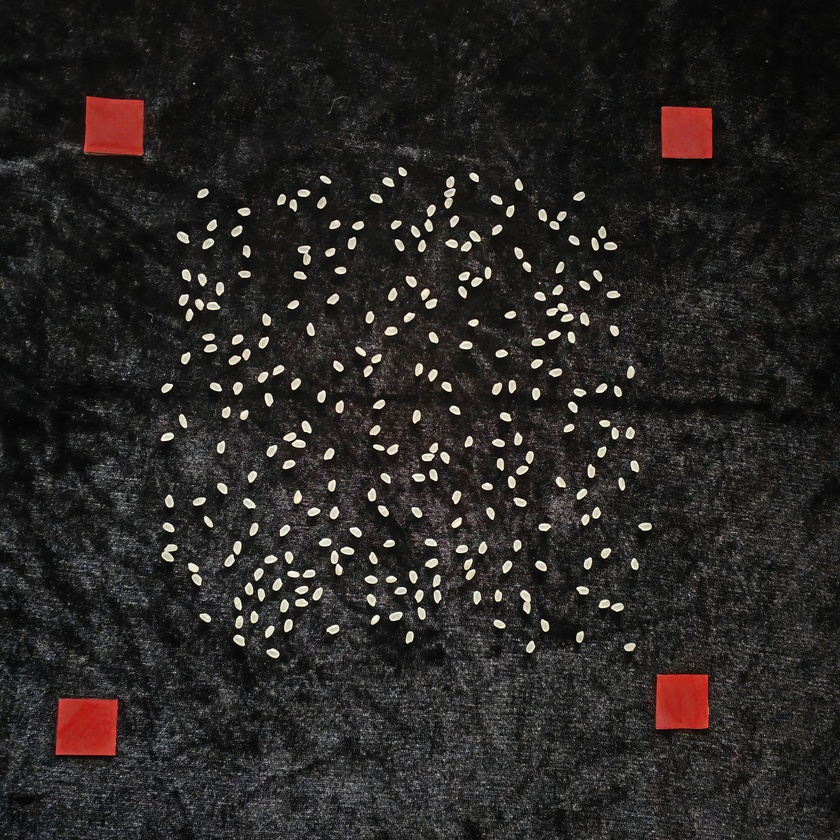
#> input picture 2025.1/Data_gjy/origin_img/zhengmi5.jpg, 840 x 840 px, shrunk from 3072 x 3072 before the run, found by its file name
$ jupyter execute test.ipynb
#> lines starting #> are read from the running program, lines starting #| are printed output that depends on the picture; after the words box and inside, x2 and y2 are one past the last pixel; in counts of white or black regions, pixels touching at a corner belong together
#> further down, src is the input picture: shape (840, 840, 3); mean B, G, R 37, 38.6, 41.7
### 2025.1/fengge_code/picture_jiaozheng.py
import cv2
import numpy as np


def jiaozheng(img):

    hsv_img = cv2.cvtColor(img, cv2.COLOR_BGR2HSV)
#> hsv_img: shape (840, 840, 3); mean H, S, V 32.3, 24.4, 42.1

    # 设置红色阈值
    lower_red1 = np.array([0, 50, 50])
    upper_red1 = np.array([10, 255, 255])
    mask1 = cv2.inRange(hsv_img, lower_red1, upper_red1)
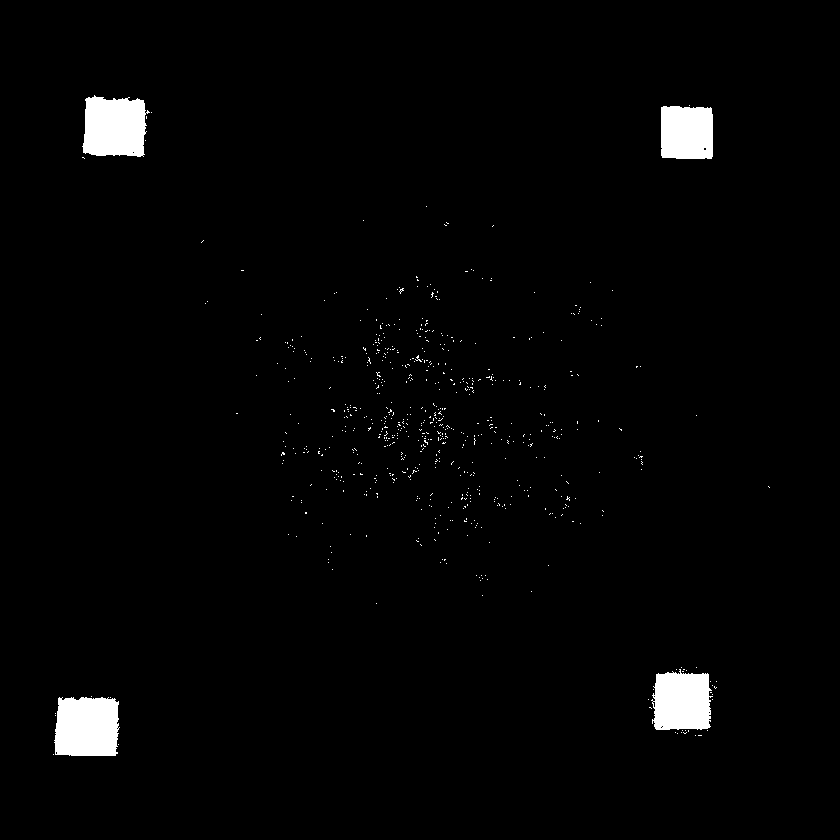
#> mask1: shape (840, 840); 2% white; 666 white regions (662 under 20 px), largest, box (x1, y1, x2, y2) and area: (54, 697, 120, 756) 3536, (82, 95, 150, 157) 3421, (651, 669, 713, 730) 3101, (661, 106, 713, 159) 2672

    lower_red2 = np.array([170, 50, 50])
    upper_red2 = np.array([180, 255, 255])
    mask2 = cv2.inRange(hsv_img, lower_red2, upper_red2)
#> mask2: shape (840, 840); 0.04% white in thin lines or dots, all inside (x1, y1, x2, y2) = (55, 96, 718, 754)

    # 合并所有红色区域
    mask = mask1 + mask2
#> mask: shape (840, 840); 2% white; 713 white regions (709 under 20 px)

    # 寻找红色标记的轮廓
    contours, _ = cv2.findContours(mask, cv2.RETR_TREE, cv2.CHAIN_APPROX_SIMPLE)
#> contours = 720 contours, 716 with area under 20; largest, box (x1, y1, x2, y2) and area: (54, 697, 120, 756) 3471, (81, 95, 150, 157) 3368, (651, 669, 713, 730) 2982, (661, 105, 713, 159) 2602
    centers = []

    # 假设最大的四个区域是红色标记点
    for cnt in sorted(contours, key=cv2.contourArea, reverse=True)[:4]:
        M = cv2.moments(cnt)
        if M["m00"] != 0:
            cx = int(M["m10"] / M["m00"])
            cy = int(M["m01"] / M["m00"])
            centers.append([cx, cy])
#> this loop made 4 passes
#> (cx, cy) on passes 1 to 4: (86, 726), (114, 126), (681, 701), (686, 132)
#> after the loop, centers = [[86, 726], [114, 126], [681, 701], [686, 132]]

    # 确保找到了四个标记点
    if len(centers) != 4:
        raise ValueError("未能找到四个红色标记点")

    # 转换点可能需要排序以匹配目标图像的角
    centers = np.array(centers, dtype="float32")

    # 对找到的四个点进行排序
    # 按y坐标排序
    centers = centers[np.argsort(centers[:, 1])]
#> centers = [[114, 126], [686, 132], [681, 701], [86, 726]]

    # 选择上面的两个点，并按x坐标排序
    top_two = centers[:2][np.argsort(centers[:2][:, 0])]
#> top_two = [[114, 126], [686, 132]]
    # 选择下面的两个点，并按x坐标排序
    bottom_two = centers[2:][np.argsort(centers[2:][:, 0])]
#> bottom_two = [[86, 726], [681, 701]]

    # 合并排序后的四个点
    sorted_centers = np.array([top_two[0], top_two[1], bottom_two[0], bottom_two[1]], dtype="float32")
#> sorted_centers = [[114, 126], [686, 132], [86, 726], [681, 701]]

    # 目标点（图像的四个角）
    H_rows, W_cols = img.shape[:2]
#> H_rows = 840; W_cols = 840
    pts2 = np.float32([[0, 0], [W_cols, 0], [0, H_rows], [W_cols, H_rows]])
#> pts2 = [[0, 0], [840, 0], [0, 840], [840, 840]]

    # 计算透视变换矩阵
    M = cv2.getPerspectiveTransform(sorted_centers, pts2)
#> M = [[1.39, 0.0649, -166.8], [-0.0152, 1.45, -181.2], [-8.81e-05, 6.2e-05, 1]]
    dst = cv2.warpPerspective(img, M, (W_cols, H_rows))

    return dst

    # [6 lines of commented-out code are left out]

### 2025.1/fengge_code/test.ipynb
[cell 1]
from PIL import Image
import cv2
import numpy as np
import picture_jiaozheng
from matplotlib import pyplot as plt

[cell 2]
def sharpen_image(image):
    # 锐化滤波器的选择，可以做对比图
    kernel = np.array([[0, -1, 0],
                       [-1, 5, -1],
                       [0, -1, 0]])
    sharpened = cv2.filter2D(image, -1, kernel)
    return sharpened

[cell 3]
src = cv2.imread('D:\Data\GJY\Paper1\Paper-Rice\Paper1\Data_gjy\origin_img\\zhengmi5.jpg')
src_corrected = picture_jiaozheng.jiaozheng(src)

[cell 4]
image=src_corrected

edge_margin = 280  # 可以根据需要调整，距离边缘50像素内的轮廓将被忽略
height, width = image.shape[:2]
#> height = 840; width = 840
# 假设要裁剪的区域是：
# 上边界y1, 下边界y2, 左边界x1, 右边界x2
y1, y2 = edge_margin, height - edge_margin  # 高度范围
#> y1 = 280; y2 = 560
x1, x2 = edge_margin, width - edge_margin  # 宽度范围
#> x1 = 280

# 使用 NumPy 切片进行裁剪
cropped_image = image[y1:y2, x1:x2]


src = cropped_image.copy()
# cv2.imshow("src", src)
plt.imshow(src)
plt.show()

[cell 5]
# 边缘保留滤波EPF 去噪，，新加调整sr的值
blur = cv2.pyrMeanShiftFiltering(cropped_image, sp=21, sr=20)
plt.imshow(blur)
plt.show()

[cell 6]
# 转成灰度图像
gray = cv2.cvtColor(blur, cv2.COLOR_BGR2GRAY)
# 得到二值图像区间阈值
ret, binary = cv2.threshold(gray, 0, 255, cv2.THRESH_BINARY + cv2.THRESH_OTSU)
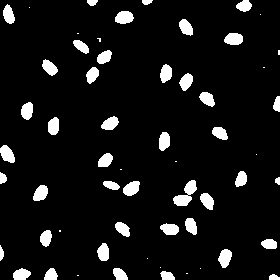
#> binary: shape (280, 280); 7.9% white; 58 white regions (15 under 20 px), largest, box (x1, y1, x2, y2) and area: (173, 180, 197, 206) 304, (115, 11, 134, 24) 193, (224, 33, 243, 45) 187
#> ret = 122
plt.imshow(binary)
plt.show()

[cell 7]
# 形态学操作，细化物体边缘
kernel = np.ones((3, 3), np.uint8)
binary = cv2.morphologyEx(binary, cv2.MORPH_OPEN, kernel, iterations=5)
#> binary: shape (280, 280); 0.48% white; 4 white regions, box (x1, y1, x2, y2) and area: (119, 12, 130, 23) 121, (14, 271, 26, 280) 107, (45, 273, 57, 280) 83, (162, 274, 173, 280) 66
plt.imshow(binary)
plt.show()

[cell 8]
# 距离变换
dist = cv2.distanceTransform(binary, cv2.DIST_L2, 5)
dist_out = cv2.normalize(dist, dist, 0, 1.0, cv2.NORM_MINMAX)
plt.imshow(dist_out*100)
plt.show()

[cell 9]
# 调整阈值以获得更精确的分割
ret, surface = cv2.threshold(dist_out, 0.5 * dist_out.max(), 255, cv2.THRESH_BINARY)
#> surface: shape (280, 280) float32; 0.13% white; 4 white regions (1 under 20 px), largest, box (x1, y1, x2, y2) and area: (17, 274, 23, 280) 36, (122, 15, 127, 20) 25, (48, 276, 54, 280) 24
surface = np.uint8(surface)
plt.imshow(surface)
plt.show()

[cell 10]
# 确定前景区域
sure_fg = surface
plt.imshow(sure_fg)
plt.show()

[cell 11]
# Marker labelling
ret, markers = cv2.connectedComponents(sure_fg)
#> markers: shape (280, 280) int32; 5 distinct labels, from 0 to 4
#> ret = 5
markers = markers + 1
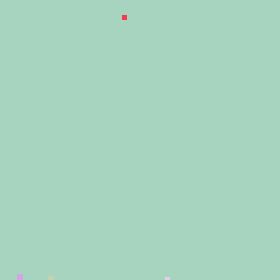
#> markers: shape (280, 280) int32; 5 distinct labels, from 1 to 5; one colour per label, 0 black

# 形态学操作来确定背景
sure_bg = cv2.dilate(binary, kernel, iterations=3)
#> sure_bg: shape (280, 280); 1.1% white; 4 white regions, box (x1, y1, x2, y2) and area: (116, 9, 133, 26) 289, (11, 268, 29, 280) 215, (42, 270, 60, 280) 179, (159, 271, 176, 280) 153
unknown = cv2.subtract(sure_bg, sure_fg)
#> unknown: shape (280, 280); 0.94% white; 4 white regions, box (x1, y1, x2, y2) and area: (116, 9, 133, 26) 264, (11, 268, 29, 280) 179, (42, 270, 60, 280) 155, (159, 271, 176, 280) 138
plt.imshow(unknown)
plt.show()

[cell 12]
# 未知区域标记为0
markers[unknown == 255] = 0
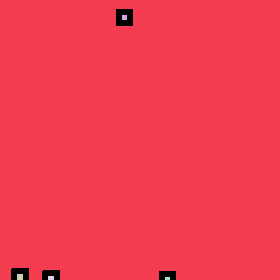
#> markers: shape (280, 280) int32; 6 distinct labels, from 0 to 5; one colour per label, 0 black
markers_show = np.uint8(markers)
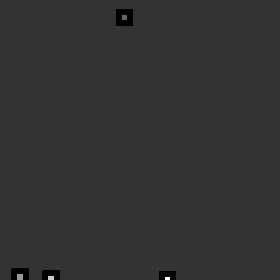
#> markers_show: shape (280, 280); min 0, max 5, mean 0.994; drawn with min black and max white
plt.imshow(markers_show*100)
plt.show()
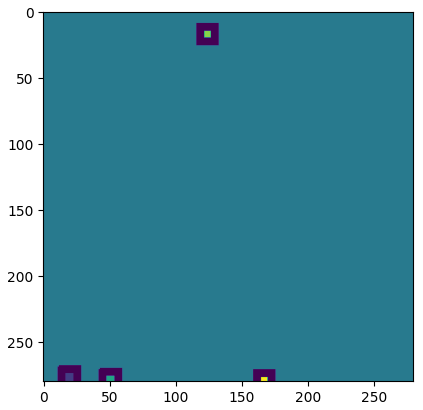
#> figure drawn by matplotlib, 1 panel

[cell 13]
# 分水岭算法分割
markers = cv2.watershed(cropped_image, markers)
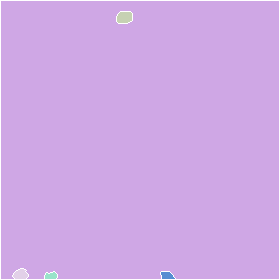
#> markers: shape (280, 280) int32; 6 distinct labels, from -1 to 5; one colour per label, 0 black, -1 white
cropped_image[markers == -1] = [255, 0, 0]
#> cropped_image: shape (280, 280, 3); mean B, G, R 51.6, 50.7, 56.2

[cell 14]
# 使用不同颜色标记分割的区域
min_val, max_val, min_loc, max_loc = cv2.minMaxLoc(markers)
#> min_val = -1; max_val = 5; min_loc = (0, 0); max_loc = (161, 272)
markers_8u = np.uint8(markers)
colors = [(255, 0, 0), (0, 255, 0), (0, 0, 255), (255, 255, 0),
            (255, 0, 255), (0, 255, 255), (255, 128, 0), (255, 0, 128),
            (128, 255, 0), (128, 0, 255), (255, 128, 128), (128, 255, 255)]

[cell 15]
# 创建目录来保存分割后的物体
import os
save_dir = 'D:\Data\GJY\Paper1\Paper-Rice\Paper1\Data_gjy\Data\\train\\origin'
if not os.path.exists(save_dir):
    os.makedirs(save_dir)

object_count = 0  #原来是0
for i in range(2, int(max_val + 1)):
    ret, thres1 = cv2.threshold(markers_8u, i - 1, 255, cv2.THRESH_BINARY)
    ret2, thres2 = cv2.threshold(markers_8u, i, 255, cv2.THRESH_BINARY)
    mask = thres1 - thres2
    # cv2.imshow('mask', mask)
    contours, hierarchy = cv2.findContours(mask, cv2.RETR_EXTERNAL, cv2.CHAIN_APPROX_NONE)
    if contours:
        # 使用掩码提取单个目标物体
        mask_3ch = cv2.merge([mask, mask, mask])
        isolated_object = cv2.bitwise_and(src, mask_3ch)
        x, y, w, h = cv2.boundingRect(contours[0])
        segmented_object = isolated_object[y:y + h, x:x + w]
        cv2.imwrite(f"{save_dir}/{object_count}.png", segmented_object)
        object_count += 1

        cv2.drawContours(cropped_image, contours, -1, colors[(i - 2) % 12], -1)
        M = cv2.moments(contours[0])
        if M['m00'] != 0:
            cx = int(M['m10'] / M['m00'])
            cy = int(M['m01'] / M['m00'])  # 轮廓重心
            cv2.drawMarker(cropped_image, (cx, cy), (0, 0, 255), 1, 10, 2)
            cv2.drawMarker(src, (cx, cy), (0, 0, 255), 1, 10, 2)
#> this loop made 4 passes
#> (x, y, w, h, cx, cy) on passes 1 to 4: (117, 12, 15, 11, 124, 16), (13, 269, 15, 10, 20, 274), (45, 272, 12, 7, 50, 275), (161, 272, 14, 7, 166, 275)
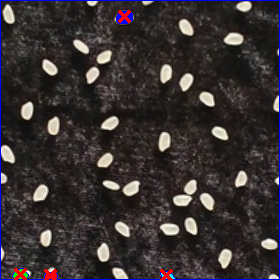
#> cropped_image: shape (280, 280, 3); mean B, G, R 50.6, 49.7, 56.2
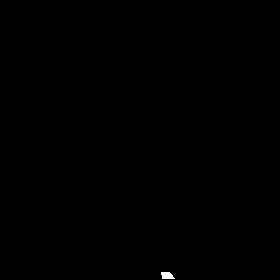
#> mask: shape (280, 280); 0.1% white; 1 white region, box (x1, y1, x2, y2) and area: (161, 272, 175, 279) 77
#> src: shape (280, 280, 3)
#> after the loop, object_count = 4

cv2.putText(src, "count=%d" % (int(max_val - 1)), (220, 30), 0, 1, (0, 255, 0), 2)
#> src: shape (280, 280, 3); mean B, G, R 47.6, 51.9, 57.5
cv2.putText(cropped_image, "count=%d" % (int(max_val - 1)), (220, 30), 0, 1, (0, 255, 0), 2)
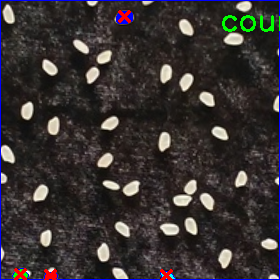
#> cropped_image: shape (280, 280, 3); 0.48% of pixels changed, all inside (x1, y1, x2, y2) = (222, 15, 280, 32)
# cv2.imshow('regions', cropped_image)
plt.imshow(cropped_image)
plt.show()

$ run again, with 2025.1/Data_gjy/origin_img/zhengmi3.jpg copied over 2025.1/Data_gjy/origin_img/zhengmi5.jpg
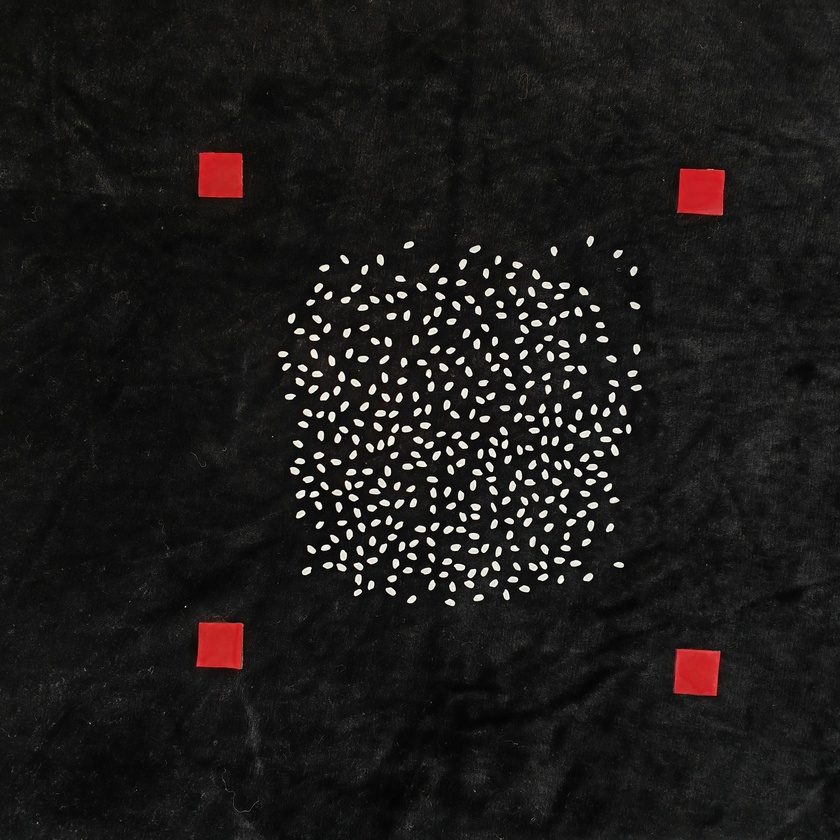
#> input picture 2025.1/Data_gjy/origin_img/zhengmi3.jpg, 840 x 840 px, shrunk from 3072 x 3072 before the run, found by its file name
#> src is the input picture: shape (840, 840, 3); mean B, G, R 25.7, 26.7, 28.7
#> hsv_img: shape (840, 840, 3); mean H, S, V 17, 17.3, 28.9
#> mask1: shape (840, 840); 0.66% white; 66 white regions (49 under 20 px), largest, box (x1, y1, x2, y2) and area: (197, 620, 244, 671) 1696, (198, 151, 243, 199) 1321, (680, 648, 721, 696) 744
#> mask2: shape (840, 840); 0.56% white; 41 white regions (29 under 20 px), largest, box (x1, y1, x2, y2) and area: (677, 168, 725, 216) 1810, (673, 648, 716, 696) 845, (198, 151, 224, 196) 441
#> in jiaozheng, `contours, _ = cv2.findContours(mask, cv2.RETR_TREE, cv2.CHAIN_APPROX_S..`: contours = 15 contours, 11 with area under 20; largest, box (x1, y1, x2, y2) and area: (195, 619, 244, 671) 2100, (676, 168, 726, 217) 2091, (673, 648, 721, 696) 2050, (196, 151, 245, 199) 1995
#> the loop in jiaozheng, `for cnt in sorted(contours, key=cv2.contourArea, reverse=True)[:4]:` made 4 passes
#> (cx, cy) on passes 1 to 4: (219, 644), (700, 191), (696, 671), (219, 174)
#> after the loop in jiaozheng, `for cnt in sorted(contours, key=cv2.contourArea, reverse=True)[:4]:`: centers = [[219, 644], [700, 191], [696, 671], [219, 174]]
#> in jiaozheng, `centers = centers[np.argsort(centers[:, 1])]`: centers = [[219, 174], [700, 191], [219, 644], [696, 671]]
#> top_two = [[219, 174], [700, 191]]
#> bottom_two = [[219, 644], [696, 671]]
#> sorted_centers = [[219, 174], [700, 191], [219, 644], [696, 671]]
#> M = [[1.8, 2.81e-17, -393.5], [-0.0631, 1.79, -296.8], [4.62e-05, -1.74e-05, 1]]
#> `ret, binary = cv2.threshold(gray, 0, 255, cv2.THRESH_BINARY + cv2.THRE..`: ret = 117
#> `ret, markers = cv2.connectedComponents(sure_fg)`: ret = 6
#> sure_bg: shape (280, 280); 1.2% white; 5 white regions, box (x1, y1, x2, y2) and area: (11, 0, 29, 13) 232, (219, 270, 237, 280) 179, (167, 0, 184, 10) 170, (270, 201, 280, 218) 170, (0, 149, 9, 166) 153
#> unknown: shape (280, 280); 1% white; 5 white regions, box (x1, y1, x2, y2) and area: (11, 0, 29, 13) 190, (219, 270, 237, 280) 155, (167, 0, 184, 10) 150, (270, 201, 280, 218) 150, (0, 149, 9, 166) 138
#> `markers = cv2.watershed(cropped_image, markers)`:
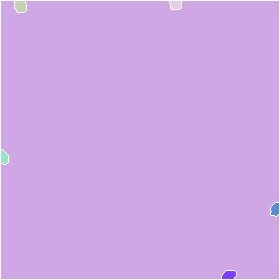
#> markers: shape (280, 280) int32; 7 distinct labels, from -1 to 6; one colour per label, 0 black, -1 white
#> min_val = -1; max_val = 6; min_loc = (0, 0); max_loc = (226, 271)
#> the loop `for i in range(2, int(max_val + 1)):` made 5 passes
#> (contours, x, y, w, h, cx, cy) on pass 1: (1 contour; box (x1, y1, x2, y2) and area: (15, 1, 26, 12) 94, 15, 1, 11, 11, 20, 5)
#> after the loop `for i in range(2, int(max_val + 1)):`: object_count = 5
#> `cv2.putText(cropped_image, "count=%d" % (int(max_val - 1)), (220, 30),..`:
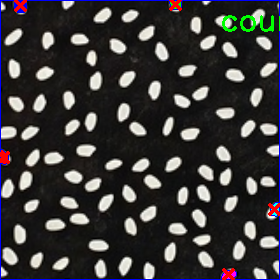
#> cropped_image: shape (280, 280, 3); mean B, G, R 57.2, 57.3, 58.8

$ run again, with 2025.1/Data_gjy/origin_img/putong.jpg copied over 2025.1/Data_gjy/origin_img/zhengmi5.jpg
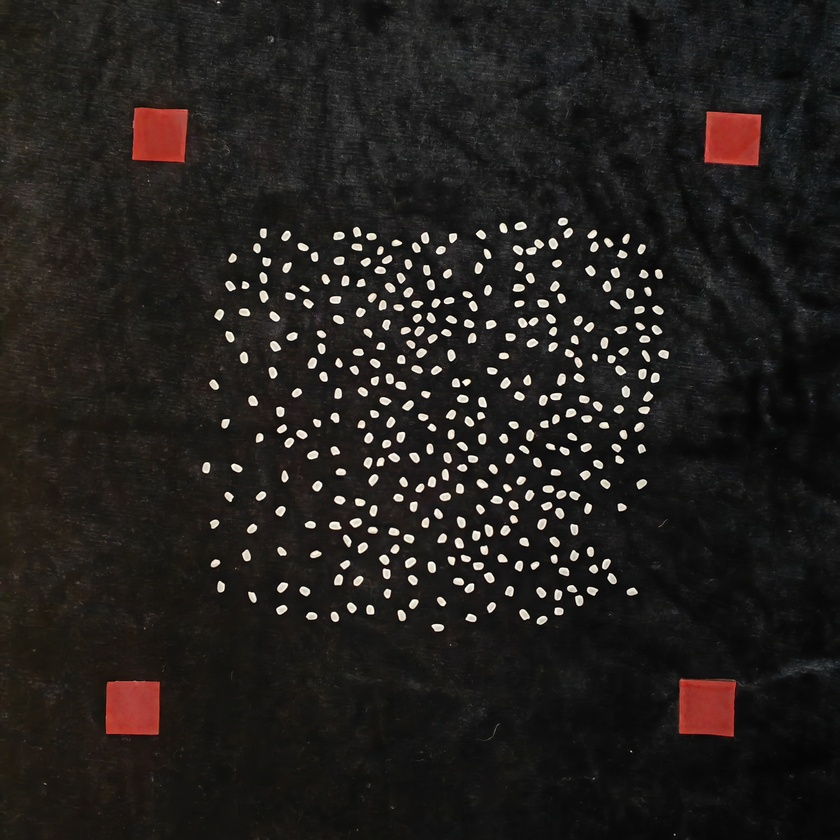
#> input picture 2025.1/Data_gjy/origin_img/putong.jpg, 840 x 840 px, shrunk from 3072 x 3072 before the run, found by its file name
#> src is the input picture: shape (840, 840, 3); mean B, G, R 29.9, 32.2, 35.5
#> hsv_img: shape (840, 840, 3); mean H, S, V 25, 34.5, 35.7
#> mask1: shape (840, 840); 1.8% white; 146 white regions (142 under 20 px), largest, box (x1, y1, x2, y2) and area: (677, 678, 738, 737) 3177, (131, 107, 193, 168) 3120, (105, 680, 161, 736) 2966, (703, 111, 762, 167) 2937
#> mask2: shape (840, 840); 0.01% white in thin lines or dots, all inside (x1, y1, x2, y2) = (106, 99, 761, 738)
#> in jiaozheng, `contours, _ = cv2.findContours(mask, cv2.RETR_TREE, cv2.CHAIN_APPROX_S..`: contours = 145 contours, 141 with area under 20; largest, box (x1, y1, x2, y2) and area: (677, 678, 738, 738) 3107, (131, 107, 193, 168) 3006, (105, 680, 161, 736) 2878, (703, 111, 762, 167) 2864
#> the loop in jiaozheng, `for cnt in sorted(contours, key=cv2.contourArea, reverse=True)[:4]:` made 4 passes
#> (cx, cy) on passes 1 to 4: (706, 706), (160, 135), (132, 707), (732, 138)
#> after the loop in jiaozheng, `for cnt in sorted(contours, key=cv2.contourArea, reverse=True)[:4]:`: centers = [[706, 706], [160, 135], [132, 707], [732, 138]]
#> in jiaozheng, `centers = centers[np.argsort(centers[:, 1])]`: centers = [[160, 135], [732, 138], [706, 706], [132, 707]]
#> top_two = [[160, 135], [732, 138]]
#> bottom_two = [[132, 707], [706, 706]]
#> sorted_centers = [[160, 135], [732, 138], [132, 707], [706, 706]]
#> M = [[1.46, 0.0713, -242.6], [-0.00771, 1.47, -197.3], [-1.22e-05, 4.95e-06, 1]]
#> `ret, binary = cv2.threshold(gray, 0, 255, cv2.THRESH_BINARY + cv2.THRE..`: ret = 119
#> `ret, markers = cv2.connectedComponents(sure_fg)`: ret = 3
#> sure_bg: shape (280, 280); 0.47% white; 2 white regions, box (x1, y1, x2, y2) and area: (268, 71, 280, 89) 215, (271, 17, 280, 34) 153
#> unknown: shape (280, 280); 0.4% white; 2 white regions, box (x1, y1, x2, y2) and area: (268, 71, 280, 89) 179, (271, 17, 280, 34) 138
#> min_val = -1; max_val = 3; min_loc = (0, 0); max_loc = (274, 72)
#> the loop `for i in range(2, int(max_val + 1)):` made 2 passes
#> (ret, ret2, x, y, w, h, cx, cy) on pass 2: (2, 3, 269, 72, 10, 14, 274, 79)
#> after the loop `for i in range(2, int(max_val + 1)):`: object_count = 2
#> `cv2.putText(cropped_image, "count=%d" % (int(max_val - 1)), (220, 30),..`:
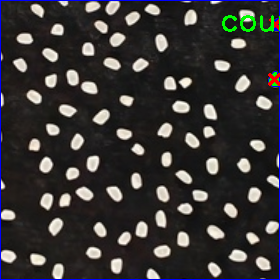
#> cropped_image: shape (280, 280, 3); mean B, G, R 54.6, 55.1, 57.3
